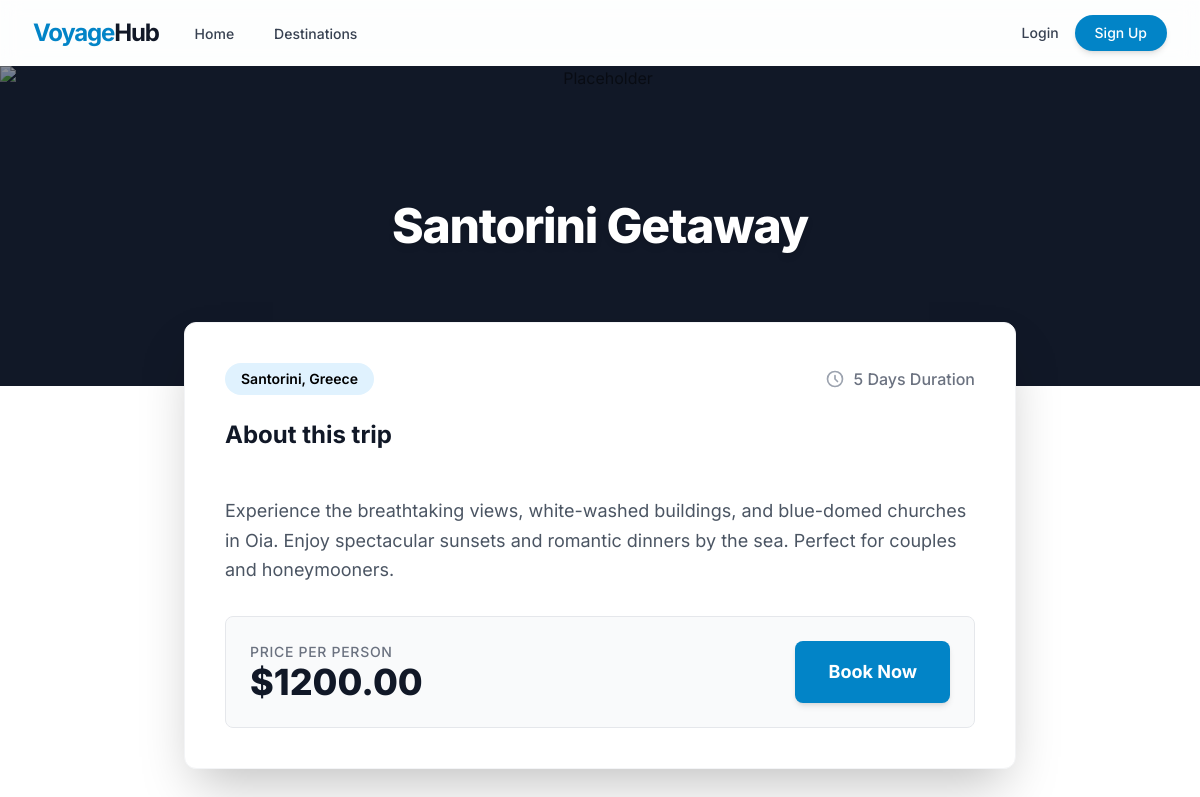
Page /destinations/1/ on the committed database.
### booking/models.py (models this page shows, shortened)
class Destination(models.Model):
    title = models.CharField(max_length=200)
    description = models.TextField()
    location = models.CharField(max_length=150)
    price_per_person = models.DecimalField(max_digits=10, decimal_places=2)
    duration_days = models.PositiveIntegerField()
    image = models.ImageField(upload_to='destinations/', blank=True, null=True)
    is_featured = models.BooleanField(default=False)
    created_at = models.DateTimeField(auto_now_add=True)

### booking/views.py (the view)
# urls.py: path('destinations/<int:pk>/', views.destination_detail, name='destination_detail'),
def destination_detail(request, pk):
    destination = get_object_or_404(Destination, pk=pk)
    return render(request, 'booking/destination_detail.html', {'destination': destination})

### templates/booking/destination_detail.html
{% extends 'base.html' %}
{% block content %}
<div class="bg-white min-h-screen pb-12">
    <div class="w-full text-center bg-gray-900 relative">
        {% if destination.image %}
            <img src="{{ destination.image.url }}" class="w-full h-80 object-cover opacity-50" alt="{{ destination.title }}">
        {% else %}
            <img src="https://images.unsplash.com/photo-1476514525535-07fb3b4ae5f1?ixlib=rb-1.2.1&auto=format&fit=crop&w=1920&q=80" class="w-full h-80 object-cover opacity-50" alt="Placeholder">
        {% endif %}
        <div class="absolute inset-0 flex items-center justify-center">
            <h1 class="text-5xl font-extrabold text-white tracking-tight drop-shadow-md">{{ destination.title }}</h1>
        </div>
    </div>
    <div class="max-w-4xl mx-auto px-4 sm:px-6 lg:px-8 -mt-16 relative z-10">
        <div class="bg-white rounded-xl shadow-2xl overflow-hidden border border-gray-100">
            <div class="p-8 sm:p-10">
                <div class="flex items-center justify-between mb-6">
                    <div class="px-4 py-1.5 bg-brand-100 text-brand-800 rounded-full font-semibold text-sm">
                        {{ destination.location }}
                    </div>
                    <div class="flex items-center space-x-2 text-gray-500 font-medium">
                        <svg class="w-5 h-5 text-gray-400" fill="none" stroke="currentColor" viewBox="0 0 24 24"><path stroke-linecap="round" stroke-linejoin="round" stroke-width="2" d="M12 8v4l3 3m6-3a9 9 0 11-18 0 9 9 0 0118 0z"></path></svg>
                        <span>{{ destination.duration_days }} Days Duration</span>
                    </div>
                </div>
                <h2 class="text-2xl font-bold text-gray-900 mb-4">About this trip</h2>
                <div class="prose max-w-none text-gray-600 text-lg leading-relaxed mb-8 whitespace-pre-line">
                    {{ destination.description }}
                </div>
                <div class="bg-gray-50 rounded-lg p-6 flex flex-col sm:flex-row items-center justify-between border border-gray-200">
                    <div class="mb-4 sm:mb-0 text-center sm:text-left">
                        <span class="block text-sm text-gray-500 font-medium uppercase tracking-wider">Price per person</span>
                        <span class="block text-4xl font-extrabold text-gray-900">${{ destination.price_per_person }}</span>
                    </div>
                    <a href="{% url 'book_destination' destination.pk %}" class="w-full sm:w-auto flex items-center justify-center px-8 py-4 border border-transparent text-lg font-bold rounded-lg text-white bg-brand-600 hover:bg-brand-700 shadow-md transition-transform transform hover:-translate-y-1">
                        Book Now
                    </a>
                </div>
            </div>
        </div>
    </div>
</div>
{% endblock %}

### templates/base.html (shortened to what this page needs)
<!DOCTYPE html>
<html lang="en">
<head>
    <script src="https://cdn.tailwindcss.com"></script>
</head>
<body class="bg-gray-50 flex flex-col min-h-screen">
    <nav class="glass sticky top-0 z-50 transition-all duration-300">
        <div class="max-w-7xl mx-auto px-4 sm:px-6 lg:px-8">
            <div class="flex justify-between h-16">
                <div class="flex items-center">
                    <a href="{% url 'home' %}" class="flex-shrink-0 flex items-center text-brand-600 font-bold text-2xl tracking-tighter hover:text-brand-500 transition-colors">
                        Voyage<span class="text-gray-900">Hub</span>
                    </a>
                    <div class="hidden sm:ml-8 sm:flex sm:space-x-8">
                        <a href="{% url 'home' %}" class="text-gray-700 inline-flex items-center px-1 pt-1 border-b-2 border-transparent hover:border-brand-500 text-sm font-medium transition-colors">Home</a>
                        <a href="{% url 'destination_list' %}" class="text-gray-700 inline-flex items-center px-1 pt-1 border-b-2 border-transparent hover:border-brand-500 text-sm font-medium transition-colors">Destinations</a>
                    </div>
                </div>
                <div class="hidden sm:ml-6 sm:flex sm:items-center space-x-4">
                    {% if user.is_authenticated %}
                        <a href="{% url 'dashboard' %}" class="text-gray-700 hover:text-brand-600 text-sm font-medium transition-colors">Dashboard</a>
                        <form method="post" action="{% url 'logout' %}" style="display:inline;">
                            {% csrf_token %}
                            <button type="submit" class="bg-white border border-gray-300 text-gray-700 hover:bg-gray-50 px-4 py-2 rounded-full text-sm font-medium shadow-sm transition-all hover:shadow">Logout</button>
                        </form>
                    {% else %}
                        <a href="{% url 'login' %}" class="text-gray-700 hover:text-brand-600 text-sm font-medium transition-colors">Login</a>
                        <a href="{% url 'register' %}" class="bg-brand-600 hover:bg-brand-500 text-white px-5 py-2 rounded-full text-sm font-medium shadow-md transition-transform transform hover:-translate-y-0.5">Sign Up</a>
                    {% endif %}
                </div>
            </div>
        </div>
    </nav>
    <main class="flex-grow w-full">
        {% block content %}{% endblock %}
    </main>
</body>
</html>

### templates/base.html (style rules this page uses)
body { font-family: 'Inter', sans-serif; }
.glass { background: rgba(255, 255, 255, 0.7); backdrop-filter: blur(10px); -webkit-backdrop-filter: blur(10px); border: 1px solid rgba(255, 255, 255, 0.18); }

### rows in the picture
Destination: title "Santorini Getaway", location "Santorini, Greece", duration_days "5", description "Experience the breathtaking views, white-washed buildings, and blue-domed churches in Oia. Enjoy spectacular sunsets and romantic dinners by the sea. Perfect for couples and honeymooners.", price_per_person "1200.00"
